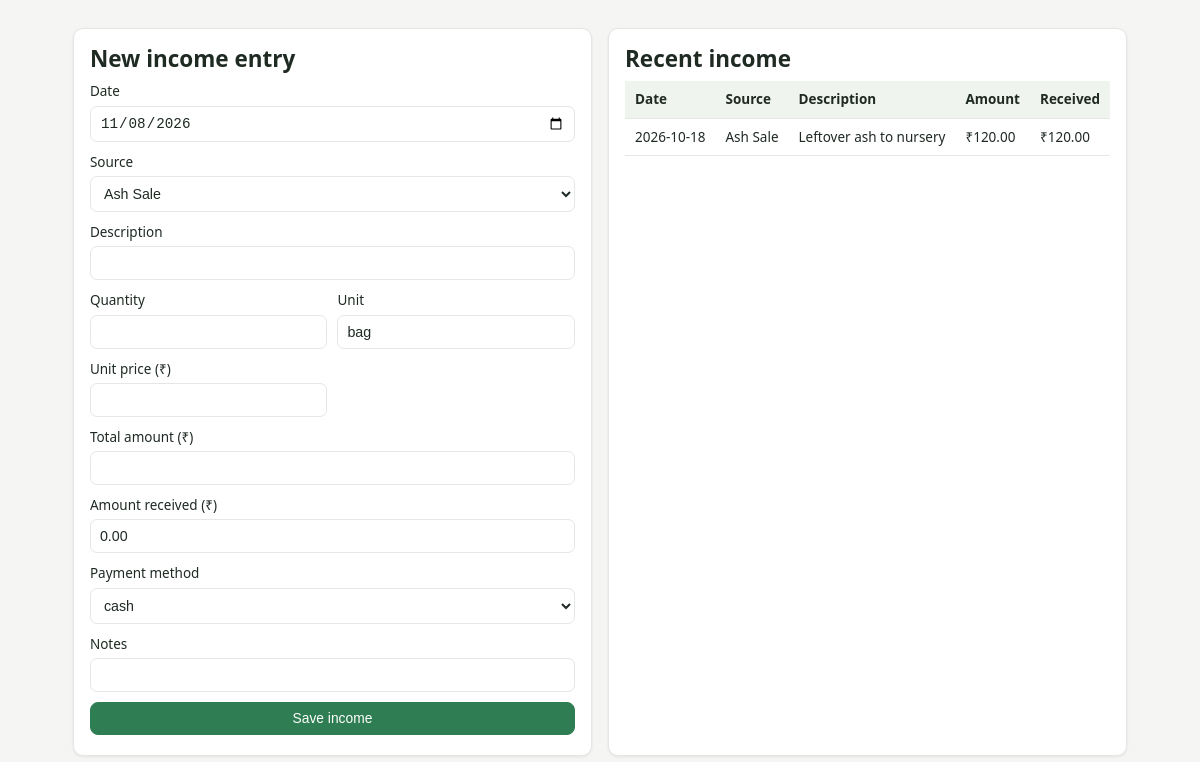
The app's page /pages/income.php with its own data.
### tables this page shows
CREATE TABLE income_entries (
  id           INT AUTO_INCREMENT PRIMARY KEY,
  income_date  DATE          NOT NULL,
  source       VARCHAR(80)   NOT NULL,          
  description  VARCHAR(255)  DEFAULT NULL,
  quantity     DECIMAL(10,3) DEFAULT NULL,
  unit         VARCHAR(20)   DEFAULT NULL,
  unit_price   DECIMAL(12,2) DEFAULT NULL,
  amount       DECIMAL(12,2) NOT NULL,
  amount_received DECIMAL(12,2) NOT NULL DEFAULT 0.00,
  payment_method ENUM('cash','bank','upi','cheque','other') NOT NULL DEFAULT 'cash',
  notes        VARCHAR(255)  DEFAULT NULL,
  created_by   INT           NOT NULL,
  created_at   TIMESTAMP     NOT NULL DEFAULT CURRENT_TIMESTAMP,
  FOREIGN KEY (created_by) REFERENCES users(id)
);

### config/database.php (called while the page is built, shortened)
<?php
function db(): PDO
{
    static $pdo = null;
    if ($pdo === null) {
        $dsn = 'mysql:host=' . DB_HOST . ';dbname=' . DB_NAME . ';charset=utf8mb4';
        try {
            $pdo = new PDO($dsn, DB_USER, DB_PASS, [
                PDO::ATTR_ERRMODE            => PDO::ERRMODE_EXCEPTION,
                PDO::ATTR_DEFAULT_FETCH_MODE => PDO::FETCH_ASSOC,
                PDO::ATTR_EMULATE_PREPARES   => false,
            ]);
        } catch (PDOException $e) {
            http_response_code(500);
            die('Database connection failed. Start MySQL in XAMPP and import database/schema.sql. Detail: ' .
                htmlspecialchars($e->getMessage()));
        }
    }
    return $pdo;
}

### includes/functions.php (called while the page is built, shortened)
<?php
require_once __DIR__ . '/../config/database.php';
function money(float $n): string
{
    return '₹' . number_format($n, 2, '.', ',');
}
function esc($v): string
{
    return htmlspecialchars((string) $v, ENT_QUOTES, 'UTF-8');
}

### pages/income.php (the view, shortened to what this page needs)
<?php
require __DIR__ . '/../includes/header.php';
$rows = db()->query(
  "SELECT i.*, u.username FROM income_entries i JOIN users u ON u.id = i.created_by
   ORDER BY i.income_date DESC, i.id DESC LIMIT 200"
)->fetchAll();
?>
<div class="grid two">
  <section class="panel">
    <h2>New income entry</h2>
    <form method="post" action="api/income_save.php" class="form">
      <label>Date <input type="date" name="income_date" required value="<?= date('Y-m-d') ?>"></label>
      <label>Source
        <select name="source" id="incomeSource">
          <option>Ash Sale</option>
        </select>
      </label>
      <label>Description <input type="text" name="description" maxlength="255"></label>
      <div class="row">
        <label>Quantity <input type="number" step="0.001" name="quantity"></label>
        <label>Unit <input type="text" name="unit" value="bag"></label>
        <label>Unit price (₹) <input type="number" step="0.01" name="unit_price"></label>
      </div>
      <label>Total amount (₹) <input type="number" step="0.01" name="amount" required></label>
      <label>Amount received (₹) <input type="number" step="0.01" name="amount_received" value="0.00"></label>
      <label>Payment method
        <select name="payment_method">
          <option>cash</option><option>bank</option><option>upi</option><option>cheque</option><option>other</option>
        </select>
      </label>
      <label>Notes <input type="text" name="notes" maxlength="255"></label>
      <button class="btn primary" type="submit">Save income</button>
    </form>
  </section>
  <section class="panel">
    <h2>Recent income</h2>
    <?php if (!$rows): ?><p class="empty">No income entries yet.</p><?php else: ?>
    <table class="table">
      <thead><tr><th>Date</th><th>Source</th><th>Description</th><th>Amount</th><th>Received</th></tr></thead>
      <tbody>
      <?php foreach ($rows as $r): ?>
        <tr>
          <td><?= esc($r['income_date']) ?></td>
          <td><?= esc($r['source']) ?></td>
          <td><?= esc($r['description']) ?></td>
          <td><?= money((float)$r['amount']) ?></td>
          <td><?= money((float)$r['amount_received']) ?></td>
        </tr>
      <?php endforeach; ?>
      </tbody>
    </table>
    <?php endif; ?>
  </section>
</div>
<?php require __DIR__ . '/../includes/footer.php'; ?>

### assets/css/style.css (style rules this page uses)
:root { --bg:#f5f6f4; --panel:#ffffff; --ink:#1f2a23; --muted:#6b7a72; --line:#e4e7e3; --primary:#2f7d52; --primary-d:#235f3e; --accent:#c9a23a; --good:#2f7d52; --bad:#c0392b; --warn:#b8860b; --shadow:0 1px 3px rgba(0,0,0,.08); --radius:10px; }
* { box-sizing:border-box }
html,body { margin:0;padding:0;font-family:"Segoe UI",Roboto,Arial,sans-serif; background:var(--bg);color:var(--ink);font-size:15px;line-height:1.5 }
h1,h2,h3 { margin:0 0 .4em;font-weight:600;line-height:1.2 }
.panel { background:var(--panel);border:1px solid var(--line);border-radius:var(--radius); padding:16px 16px 20px;box-shadow:var(--shadow);margin-bottom:16px }
.grid.two { display:grid;grid-template-columns:1fr 1fr;gap:16px }
.form { display:flex;flex-direction:column;gap:10px }
.form label { display:flex;flex-direction:column;gap:4px;font-size:.9rem;color:var(--ink) }
.form .row { display:grid;grid-template-columns:repeat(auto-fit,minmax(160px,1fr));gap:10px }
.form input,.form select,textarea,select,input[type=text],input[type=number],input[type=date],input[type=password] { padding:8px 9px;border:1px solid var(--line);border-radius:7px;font-size:.95rem;background:#fff;color:var(--ink) }
.btn { background:#eef2ee;color:var(--ink);border:1px solid var(--line);border-radius:8px; padding:8px 14px;cursor:pointer;font-size:.92rem;transition:.15s }
.btn.primary { background:var(--primary);color:#fff;border-color:var(--primary) }
.table { width:100%;border-collapse:collapse;font-size:.9rem }
.table th,.table td { padding:8px 10px;text-align:left;border-bottom:1px solid var(--line) }
.table th { background:#f0f4ee;font-weight:600;color:var(--ink) }

### records on screen
income_entries: income_date "2026-10-18", source "Ash Sale", description "Leftover ash to nursery", amount "₹120.00", amount_received "₹120.00"
